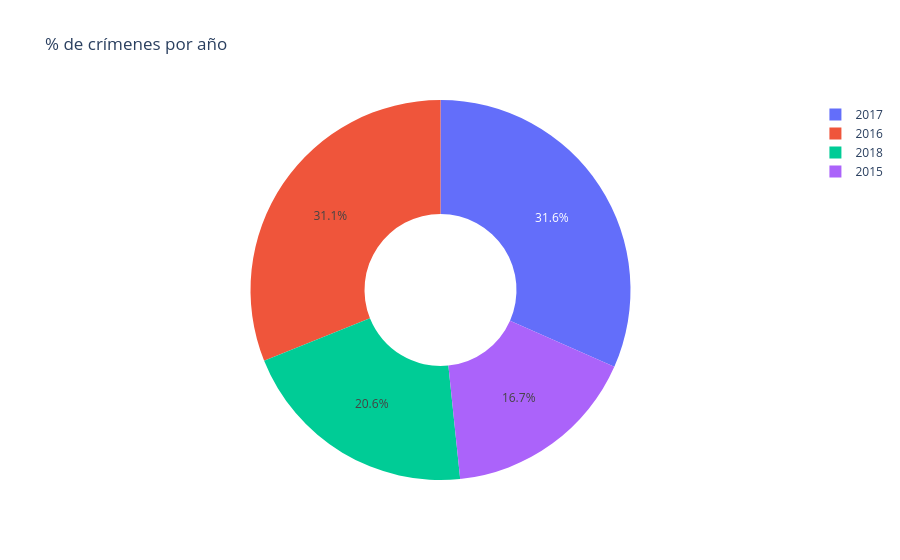

Notebook cell for this chart:
### Markdown cell above
### Distribucion porcentual de crimenes por año (2015 - 2018)

### Code cell
import plotly.express as px

top5 = df['YEAR'].value_counts().head(5)

fig = px.pie(values=top5.values, 
             names=top5.index, 
             title='% de crímenes por año',
             hole=0.4)
fig.show()

### Figure 1 — Plotly figure (JSON) as saved in the notebook; plotly's stock layout.template omitted (floating-point values rounded to 4 significant figures)
{"data": [{"domain": {"x": [0, 1], "y": [0, 1]}, "hole": 0.4, "hovertemplate": "label=%{label}<br>value=%{value}<extra></extra>", "labels": [2017, 2016, 2018, 2015], "legendgroup": "", "name": "", "showlegend": true, "type": "pie", "values": [100884, 99110, 65685, 53371]}], "layout": {"legend": {"tracegroupgap": 0}, "title": {"text": "% de crímenes por año"}}}
